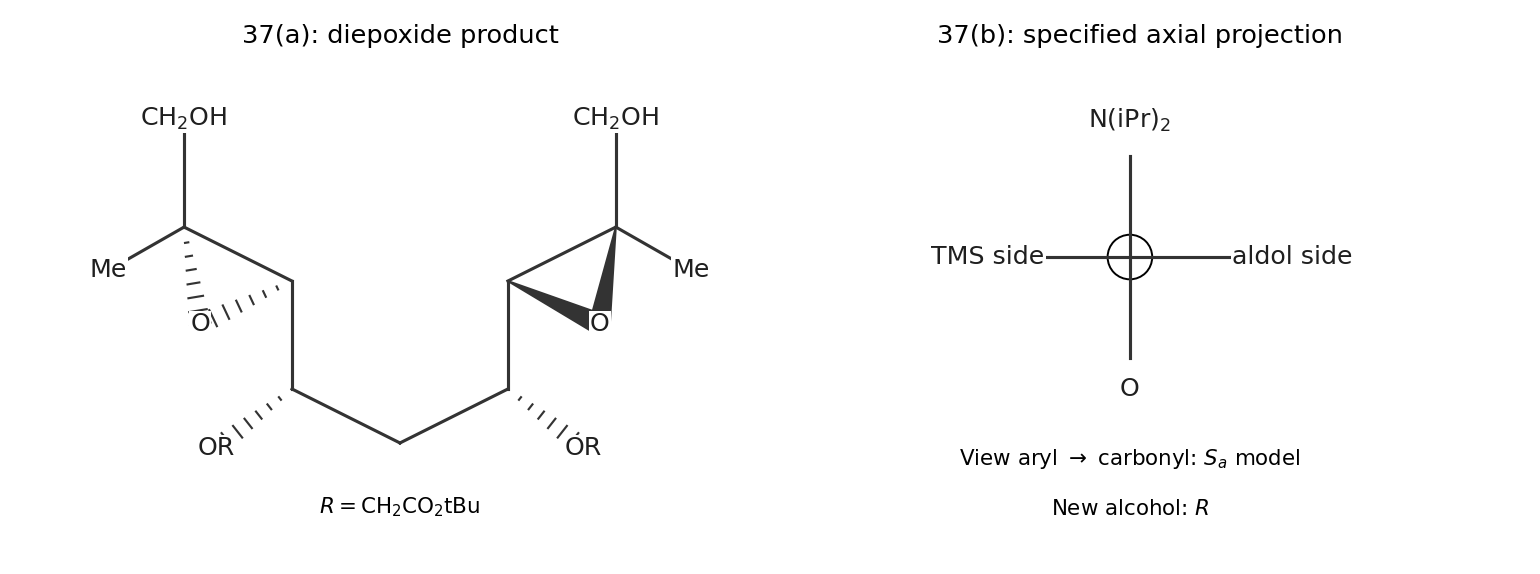

This figure's Python source:
"""Original solution diagram. Python 3.14, NumPy and Matplotlib.
Writes its PNG basename to the current working directory.
"""
from pathlib import Path
import sys
sys.path.insert(0, str(Path(__file__).resolve().parents[2]))
import matplotlib
matplotlib.use('Agg')
import matplotlib.pyplot as plt
import numpy as np
from tools.chemistry_diagram import bond, atom, wedge, save
plt.rcParams.update({'font.size': 11, 'font.family': 'DejaVu Sans'})
fig,axes=plt.subplots(1,2,figsize=(11,4.1))
ax=axes[0];ax.set_aspect('equal');ax.set_axis_off()
p=np.array([[0,2],[0,1],[1,.5],[1,-.5],[2,-1],[3,-.5],[3,.5],[4,1],[4,2]])
for a,b in zip(p[:-1],p[1:]):bond(ax,a,b)
for i in [0,8]:atom(ax,p[i],r'CH$_2$OH')
for a,b in [(p[1],(-.7,.6)),(p[7],(4.7,.6))]:bond(ax,a,b);atom(ax,b,'Me')
for i,ox,front in [(1,(.15,.1),False),(6,(3.85,.1),True)]:
 for v in [p[i],p[i+1]]:wedge(ax,v,ox,front=front)
 atom(ax,ox,'O')
for i,end in [(3,(.3,-1.05)),(5,(3.7,-1.05))]:wedge(ax,p[i],end,front=False);atom(ax,end,'OR')
ax.text(2,-1.65,r'$R=\mathrm{CH_2CO_2tBu}$',ha='center');ax.set(xlim=(-1,5),ylim=(-2,2.6));ax.set_title('37(a): diepoxide product')
ax=axes[1];ax.set_aspect('equal');ax.set_axis_off()
ax.add_patch(plt.Circle((0,0),.22,color='white',ec='black'))
bond(ax,(0,0),(-1,0));bond(ax,(0,0),(1,0));atom(ax,(-1.4,0),'TMS side');atom(ax,(1.6,0),'aldol side')
bond(ax,(0,0),(0,-1));bond(ax,(0,0),(0,1));atom(ax,(0,-1.3),'O');atom(ax,(0,1.35),r'N(iPr)$_2$')
ax.text(0,-2.05,r'View aryl $\rightarrow$ carbonyl: $S_a$ model',ha='center');ax.text(0,-2.55,r'New alcohol: $R$',ha='center')
ax.set(xlim=(-2.5,2.7),ylim=(-2.9,2));ax.set_title('37(b): specified axial projection')
fig.tight_layout();save(fig,'paper-3-stereochemistry.png')
